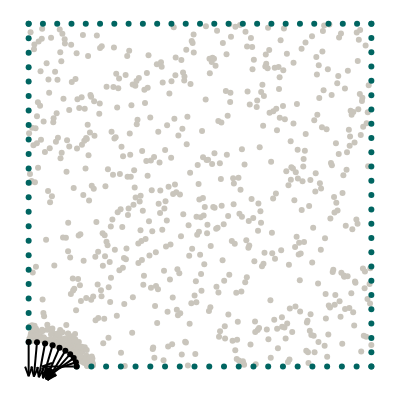

Notebook code for this chart:
### Markdown cell above
## Geometry

We want to model a quarter of a plate with an elliptical hole. The domain itself is represented by collocation points, the boundaries are represented by uniformly sampled points along the perimeter.

### Code cell
import torch
from torch.optim.lr_scheduler import StepLR, ExponentialLR
import numpy as np
from scipy.stats import qmc
from plotly.express.colors import sequential
import plotly.graph_objects as go
import plotly.figure_factory as ff
from tqdm import tqdm
import matplotlib.pyplot as plt

torch.set_default_dtype(torch.float64)
from global_constants import L, R, MU, LBD, N1, N2

# Elliptical axis in x direction
Rx = 0.14
# Number of collocation points
N = 25

# Number of hidden neurons
hn = 50

# Weight of PDE loss
W_PDE = 0.00001 #previous value -> 0.001
# Weight of Neumann loss
W_NEU = 0.0005 #previous value -> 0.05 
# Weight of data losses
W_STRESS = 0.0
W_DISP = 0.0


# Load reference data
data_input = torch.as_tensor(
    np.loadtxt(f"data/inputs_Rx={Rx}.csv", delimiter=","), dtype=torch.float64
)
data_output = torch.as_tensor(
    np.loadtxt(f"data/outputs_Rx={Rx}.csv", delimiter=","), dtype=torch.float64
)

# Create collocation points
points = L * qmc.LatinHypercube(d=2).random(N**2)
Ry = R**2 / Rx
mask = (((points[:, 0] ** 2) / (Rx**2)) + ((points[:, 1] ** 2) / (Ry**2))) > 1
collocation = torch.tensor(points[mask], requires_grad=True).double()

#additional collocation points
border = 0.2 * L * qmc.LatinHypercube(d=2).random(N**2)
upperRy = Ry + 0.05
upperRx = Rx + 0.05
bordermask = (((border[:, 0] ** 2) / (upperRx**2)) + ((border[:, 1] ** 2) / (upperRy**2))) < 1
bordermask2 = ((((border[bordermask][:, 0] ** 2) / (Rx**2)) + ((border[bordermask][:, 1] ** 2) / (Ry**2))) > 1)
bordermask3 = (border[bordermask][bordermask2][:, 0] <  0.20)
#bordermask4 = (border[bordermask][bordermask2][bordermask3][:, 1] <  0.95)
addi_collo = torch.tensor(border[bordermask][bordermask2][bordermask3], requires_grad=True).double()
complete_collo = torch.cat((collocation, addi_collo), 0)

# Boundary points
x_top = torch.linspace(0, L, N, requires_grad=True).double()
y_top = L * torch.ones((N, 1), requires_grad=True).double()
top = torch.column_stack([x_top, y_top]).double()

NN = int(N * (L - Rx) / L)
x_bottom = torch.linspace(Rx, L, NN).double()
y_bottom = torch.zeros((NN, 1)).double()
bottom = torch.column_stack([x_bottom, y_bottom]).double()

NN = int(N * (L - Ry) / L)
x_left = torch.zeros((NN, 1)).double()
y_left = torch.linspace(Ry, L, NN).double()
left = torch.column_stack([x_left, y_left]).double()

x_right = L * torch.ones((N, 1)).double()
y_right = torch.linspace(0, L, N).double()
right = torch.column_stack([x_right, y_right]).double()

phi = np.linspace(0, 0.5 * np.pi, int(N * np.pi * Rx / L))
x_hole = torch.tensor(Rx * np.cos(phi), requires_grad=True).double()
y_hole = torch.tensor(Ry * np.sin(phi), requires_grad=True).double()
n_hole = torch.tensor(np.stack([-Ry * np.cos(phi), -Rx * np.sin(phi)]).T).double()
n_hole = n_hole / torch.linalg.norm(n_hole, axis=1)[:, None]
hole = torch.column_stack([x_hole, y_hole]).double()

# Visualize geometry
with torch.no_grad():
    mode = "markers"
    gray = dict(color="#C9C5BC")
    green = dict(color="#006561")
    black = dict(color="black")
    fig = ff.create_quiver(hole[:, 0], hole[:, 1], n_hole[:, 0], n_hole[:, 1], marker=black)
    fig.add_trace(go.Scatter(x=complete_collo[:, 0], y=complete_collo[:, 1], mode=mode, marker=gray))
    fig.add_trace(go.Scatter(x=top[:, 0], y=top[:, 1], mode=mode, marker=green))
    fig.add_trace(go.Scatter(x=bottom[:, 0], y=bottom[:, 1], mode=mode, marker=green))
    fig.add_trace(go.Scatter(x=left[:, 0], y=left[:, 1], mode=mode, marker=green))
    fig.add_trace(go.Scatter(x=right[:, 0], y=right[:, 1], mode=mode, marker=green))
    fig.add_trace(go.Scatter(x=hole[:, 0], y=hole[:, 1], mode=mode, marker=black))
    fig.layout.yaxis.scaleanchor = "x"
    fig.update_layout(
        template="none",
        width=400,
        height=400,
        margin=dict(l=0, r=0, b=0, t=0),
        showlegend=False,
    )
    fig.update_xaxes(visible=False)
    fig.update_yaxes(visible=False)
    fig.show()

### Figure 1 — Plotly figure (JSON) as saved in the notebook; plotly's stock layout.template omitted (floating-point values rounded to 4 significant figures; data arrays with more than 128 entries replaced by an {"elided": "..."} marker saying what was removed)
{"data": [{"marker": {"color": "black"}, "mode": "lines", "type": "scatter", "x": [0.14, 0.04, null, 0.1379, 0.04336, null, 0.1316, 0.05015, null, 0.1212, 0.05502, null, 0.1072, 0.05529, null, 0.08999, 0.05063, null, 0.07, 0.04174, null, 0.04788, 0.02963, null, 0.02431, 0.01535, null, 8.573e-18, 5.448e-18, null, 0.06819, 0.04, 0.06819, null, 0.06665, 0.04336, 0.07335, null, 0.06714, 0.05015, 0.07906, null, 0.066, 0.05502, 0.08138, null, 0.06117, 0.05529, 0.07871, null, 0.0523, 0.05063, 0.07116, null, 0.03987, 0.04174, 0.05955, null, 0.02468, 0.02963, 0.04486, null, 0.007657, 0.01535, 0.0281, null, -0.01026, 5.448e-18, 0.01026, null], "y": [0, 0, null, 0.0124, -0.02026, null, 0.02443, -0.03365, null, 0.03571, -0.03922, null, 0.04591, -0.03953, null, 0.05472, -0.03721, null, 0.06186, -0.03407, null, 0.06712, -0.0312, null, 0.07034, -0.02925, null, 0.07143, -0.02857, null, 0.01026, 0, -0.01026, null, -0.001355, -0.02026, -0.02075, null, -0.00892, -0.03365, -0.02563, null, -0.0113, -0.03922, -0.02489, null, -0.01011, -0.03953, -0.02077, null, -0.007258, -0.03721, -0.01533, null, -0.004125, -0.03407, -0.009923, null, -0.001608, -0.0312, -0.005355, null, -0.0002576, -0.02925, -0.002096, null, -0.0003806, -0.02857, -0.0003806, null]}, {"marker": {"color": "#C9C5BC"}, "mode": "markers", "type": "scatter", "x": {"elided": "762 float values"}, "y": {"elided": "762 float values"}}, {"marker": {"color": "#006561"}, "mode": "markers", "type": "scatter", "x": [0, 0.04167, 0.08333, 0.125, 0.1667, 0.2083, 0.25, 0.2917, 0.3333, 0.375, 0.4167, 0.4583, 0.5, 0.5417, 0.5833, 0.625, 0.6667, 0.7083, 0.75, 0.7917, 0.8333, 0.875, 0.9167, 0.9583, 1], "y": [1, 1, 1, 1, 1, 1, 1, 1, 1, 1, 1, 1, 1, 1, 1, 1, 1, 1, 1, 1, 1, 1, 1, 1, 1]}, {"marker": {"color": "#006561"}, "mode": "markers", "type": "scatter", "x": [0.14, 0.183, 0.226, 0.269, 0.312, 0.355, 0.398, 0.441, 0.484, 0.527, 0.57, 0.613, 0.656, 0.699, 0.742, 0.785, 0.828, 0.871, 0.914, 0.957, 1], "y": [0, 0, 0, 0, 0, 0, 0, 0, 0, 0, 0, 0, 0, 0, 0, 0, 0, 0, 0, 0, 0]}, {"marker": {"color": "#006561"}, "mode": "markers", "type": "scatter", "x": [0, 0, 0, 0, 0, 0, 0, 0, 0, 0, 0, 0, 0, 0, 0, 0, 0, 0, 0, 0, 0, 0, 0], "y": [0.07143, 0.1136, 0.1558, 0.1981, 0.2403, 0.2825, 0.3247, 0.3669, 0.4091, 0.4513, 0.4935, 0.5357, 0.5779, 0.6201, 0.6623, 0.7045, 0.7468, 0.789, 0.8312, 0.8734, 0.9156, 0.9578, 1]}, {"marker": {"color": "#006561"}, "mode": "markers", "type": "scatter", "x": [1, 1, 1, 1, 1, 1, 1, 1, 1, 1, 1, 1, 1, 1, 1, 1, 1, 1, 1, 1, 1, 1, 1, 1, 1], "y": [0, 0.04167, 0.08333, 0.125, 0.1667, 0.2083, 0.25, 0.2917, 0.3333, 0.375, 0.4167, 0.4583, 0.5, 0.5417, 0.5833, 0.625, 0.6667, 0.7083, 0.75, 0.7917, 0.8333, 0.875, 0.9167, 0.9583, 1]}, {"marker": {"color": "black"}, "mode": "markers", "type": "scatter", "x": [0.14, 0.1379, 0.1316, 0.1212, 0.1072, 0.08999, 0.07, 0.04788, 0.02431, 8.573e-18], "y": [0, 0.0124, 0.02443, 0.03571, 0.04591, 0.05472, 0.06186, 0.06712, 0.07034, 0.07143]}], "layout": {"height": 400, "hovermode": "closest", "margin": {"b": 0, "l": 0, "r": 0, "t": 0}, "showlegend": false, "width": 400, "xaxis": {"visible": false}, "yaxis": {"scaleanchor": "x", "visible": false}}}
